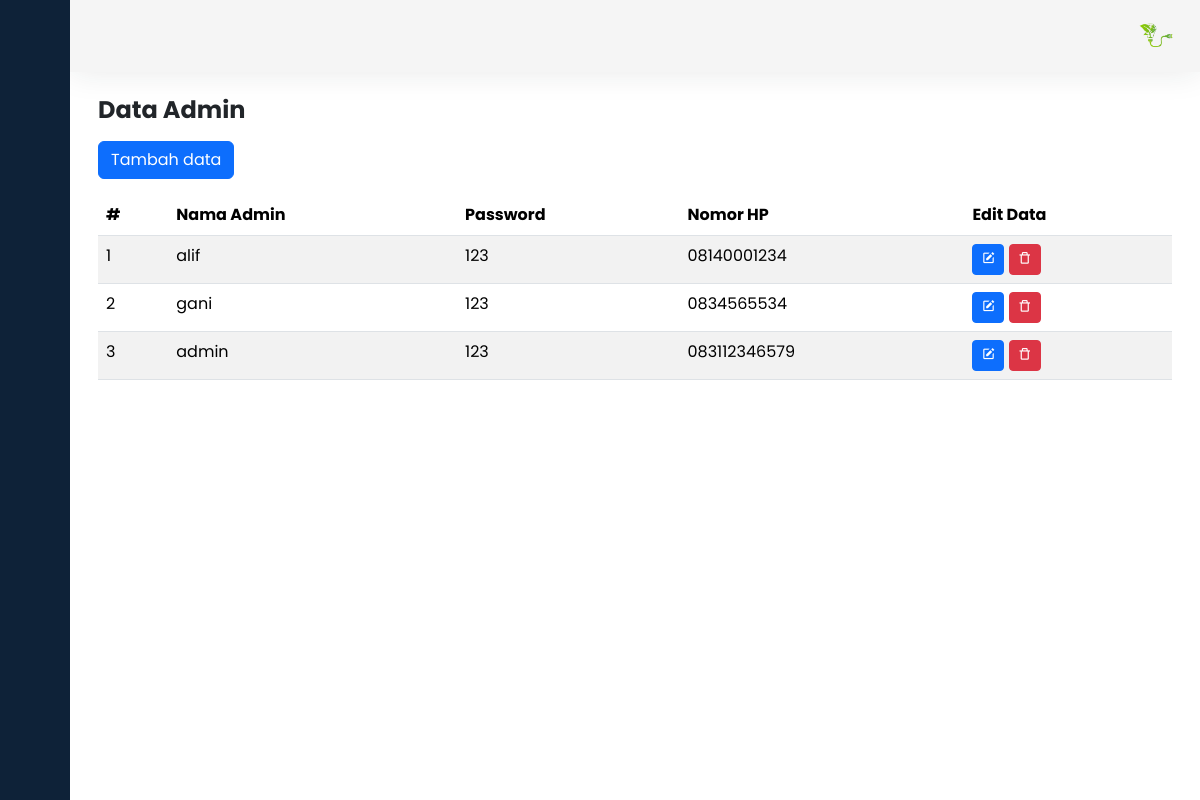
Page /data_admin.php (signed in) on the committed database.
### tables this page shows
CREATE TABLE `data_admin` (
  `id` int(50) NOT NULL,
  `nm_admin` varchar(50) NOT NULL,
  `pass` varchar(100) NOT NULL,
  `no_hp` varchar(100) NOT NULL
);

### data_admin.php (the view, shortened to what this page needs)
<?php
include 'konesi.php';
?>
<!DOCTYPE html>
<html>
<head>
    <link href="https://cdn.lineicons.com/4.0/lineicons.css" rel="stylesheet" />
    <link href="https://cdn.jsdelivr.net/npm/bootstrap@5.3.2/dist/css/bootstrap.min.css" rel="stylesheet"
>
        <link href='https://unpkg.com/boxicons@2.1.4/css/boxicons.min.css' rel='stylesheet'>
    <link rel="stylesheet" href="file.css">
</head>
<body>
    <div class="wrapper">
        <aside id="sidebar">
            <div class="d-flex">
                <button class="toggle-btn" type="button">
                </button>
            </div>
            <ul class="sidebar-nav">
                <li class="sidebar-item">
                    <a href="data_admin.php" class="sidebar-link">
                    </a>
                </li>
                <li class="sidebar-item">
                    <a href="data_pesanan.php" class="sidebar-link">
                    </a>
                </li>
            </ul>
            <div class="sidebar-footer">
                <a href="logout.php" class="sidebar-link">
                </a>
            </div>
        </aside>
        <div class="main">
            <nav class="navbar navbar-expand px-4 py-3">
                <div class="navbar-collapse collapse">
                    <ul class="navbar-nav ms-auto">
                        <li class="nav-item dropdown">
                        <a href="#" data-bs-toggle="dropdown" class="nav-icon pe-md-0">
                        <img src="foto/Descargar_concepto_de_ecología_mundial_gratis-removebg-preview.png" class="avatar img-fluid" alt="">
                            </a>
                        </li>
                    </ul>
                </div>
            </nav>
            <main class="content px-3 py-4">
                <div class="container-fluid">
                    <div class="mb-3">
                        <h3 class="fw-bold fs-4 mb-3">Data Admin</h3>
                        <div class="mb-3">
                            <a href="tambah_admin.php" type="button" class="btn btn-primary">Tambah data</a>
                        </div>
                        <div class="row">
                            <div class="col-12">
                                <table class="table table-striped">
                                    <thead>
                                        <tr class="highlight">
                                            <th scope="col">#</th>
                                            <th scope="col">Nama Admin</th>
                                            <th scope="col">Password</th>
                                            <th scope="col">Nomor HP</th>
                                            <th scope="col">Edit Data</th>
                                        </tr>
                                    </thead>
                                    <tbody>
                                        <?php
                                        $query = "SELECT * FROM data_admin";
                                        $result = mysqli_query($koneksi, $query);
                                        $no = 1;
                                        while($row = mysqli_fetch_assoc($result))
                                        {
                                        ?>
                                        <tr>
                                            <td><?php echo $no;?></td>
                                            <td><?php echo $row['nm_admin'];?></td>
                                            <td><?php echo $row['pass'];?></td>
                                            <td><?php echo $row['no_hp'];?></td>
                                            <td>
                                                <a href="edit_admin.php?id=<?php echo $row['id']?>" class="btn btn-primary btn-sm"><i class='bx bxs-edit'></i></a>
                                                <a href="hapus_admin.php?id=<?php echo $row['id']?>" onClick="return confirm('Anda yakin akan menghapus data ini?')" class="btn btn-danger btn-sm"><i class='bx bx-trash-alt' ></i></a>
                                            </td>
                                        </tr>
                                        <?php
                                        $no++;
                                        }
                                        ?>
                                    </tbody>
                                </table>
                            </div>
                        </div>
                    </div>
                </div>
            </main>
        </div>
    </div>
</body>
</html>

### file.css (style rules this page uses)
a { text-decoration: none; }
li { list-style: none; }
body { font-family: 'Poppins', sans-serif; }
.wrapper { display: flex; }
.main { display: flex; flex-direction: column; min-height: 100vh; width: 100%; overflow: hidden; transition: all 0.35s ease-in-out; background-color: #fff; min-width: 0; }
#sidebar { width: 70px; min-width: 70px; z-index: 1000; transition: all .25s ease-in-out; background-color: #0e2238; display: flex; flex-direction: column; }
.toggle-btn { background-color: transparent; cursor: pointer; border: 0; padding: 1rem 1.5rem; }
.sidebar-nav { padding: 2rem 0; flex: 1 1 auto; }
a.sidebar-link { padding: .625rem 1.625rem; color: #FFF; display: block; font-size: 0.9rem; white-space: nowrap; border-left: 3px solid transparent; }
.sidebar-item { position: relative; }
.navbar { background-color: #f5f5f5; box-shadow: 0 0 2rem 0 rgba(33, 37, 41, .1); }
.navbar-expand .navbar-collapse { min-width: 200px; }
.avatar { height: 40px; width: 40px; }

### rows in the picture
data_admin: nm_admin "alif", pass "123", no_hp "08140001234"
data_admin: nm_admin "gani", pass "123", no_hp "0834565534"
data_admin: nm_admin "admin", pass "123", no_hp "083112346579"
